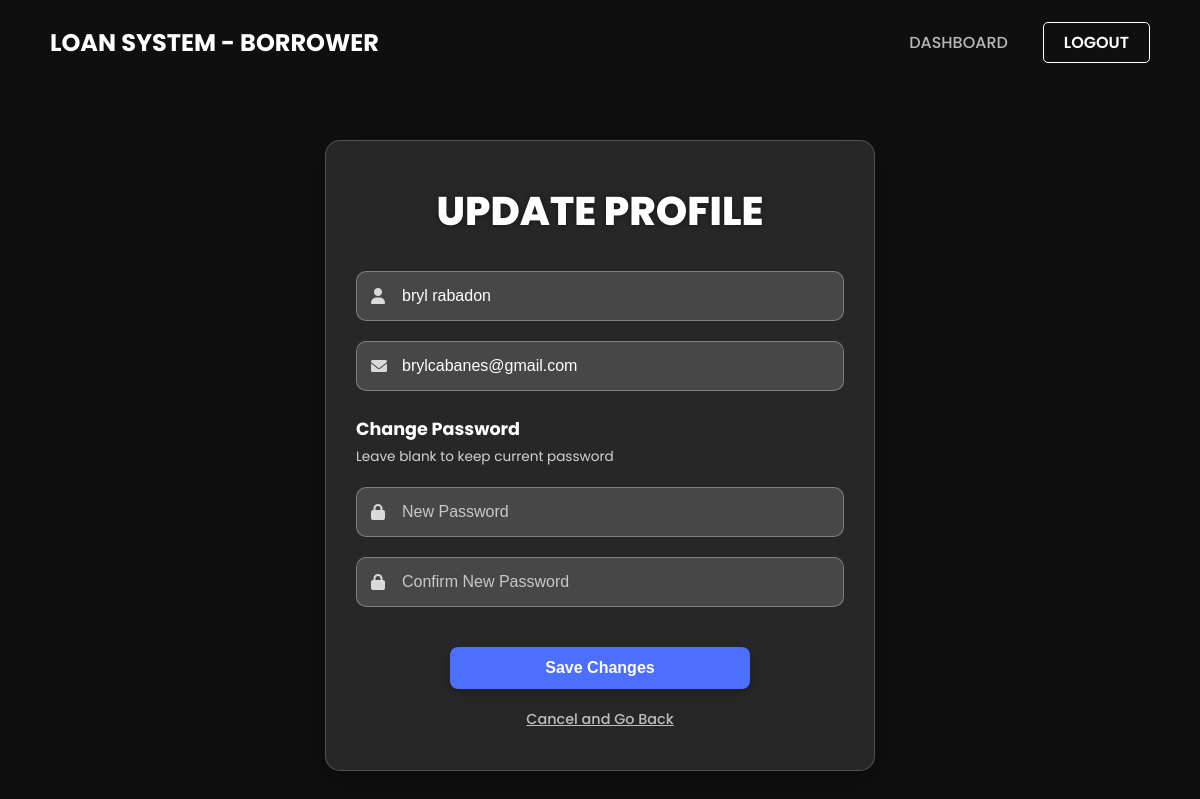
Page /update_profile (signed in) on the earlier database version.
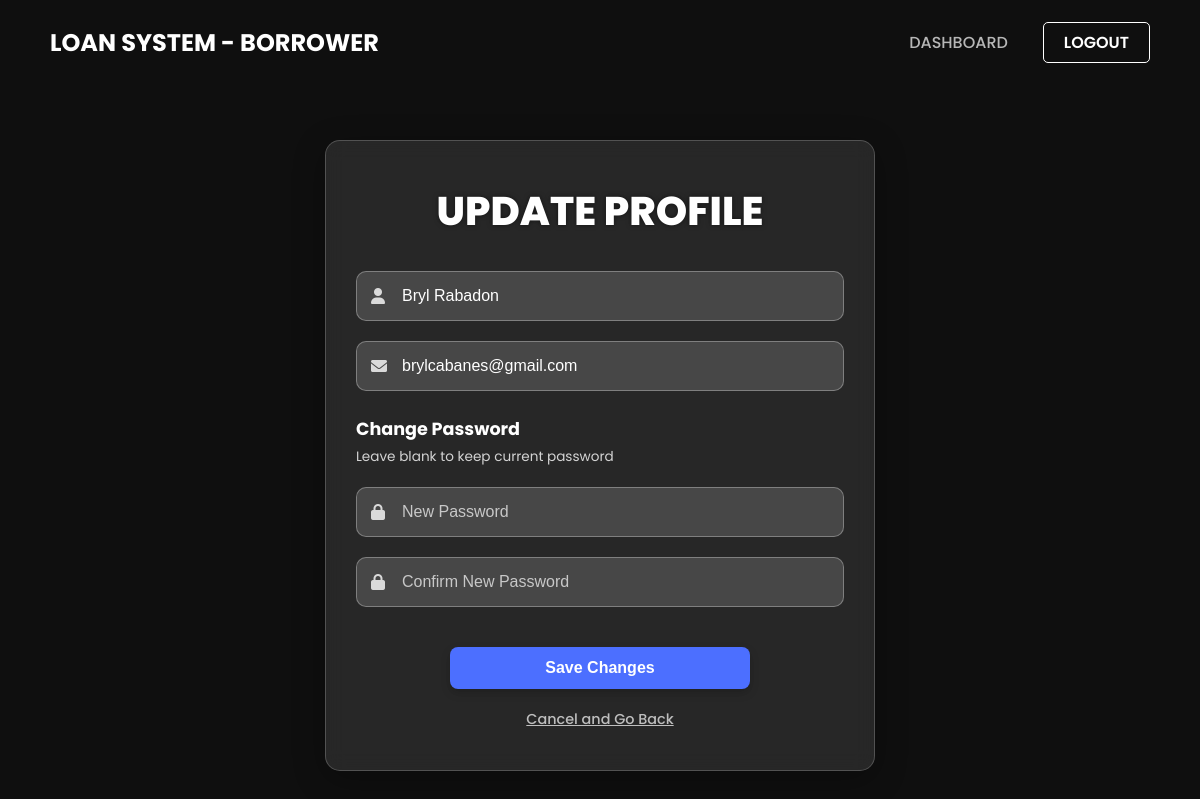
Same page on the later database version.
### models/user.py (models this page shows, shortened)
class UserModel(db.Model):
    __tablename__ = 'user'
    id = db.Column(db.Integer, primary_key=True)
    fullname = db.Column(db.String(150), nullable=False)
    email = db.Column(db.String(150), unique=True, nullable=False)
    password = db.Column(db.String(256), nullable=False)
    role = db.Column(db.String(50), nullable=False)
    is_approved = db.Column(db.Boolean, default=False, nullable=False)
    posts = db.relationship('PostModel', backref='author', lazy=True)
    loans = db.relationship('LoanModel', backref='borrower', lazy=True)

### bryl.py (the view)
    def decorated_function(*args, **kwargs):
        if 'user_id' not in session:
            flash("You must be logged in to access that page.", "warning")
            return redirect(url_for('home'))
        return f(*args, **kwargs)

### bryl.py (called while the page is built, shortened)
@bryl.context_processor
def inject_user_data():
    return dict(
        session=session,
        fullname=session.get('fullname'),
        role=session.get('role')
    )

def login_required(f):
    def decorated_function(*args, **kwargs):
        if 'user_id' not in session:
            flash("You must be logged in to access that page.", "warning")
            return redirect(url_for('home'))
        return f(*args, **kwargs)
    decorated_function.__name__ = f.__name__  # Fix for flask endpoint naming
    return decorated_function

@bryl.route("/update_profile", methods=['GET', 'POST'])
@login_required
def update_profile():
    user_id = session['user_id']
    user = user_repo.get_user_by_id(user_id)
    return render_template("update_profile.html", user=user)

### models/user.py (called while the page is built)
    def get_user_by_id(self, user_id):
        with current_app.app_context(): # FIX: Added app_context
            return UserModel.query.get(user_id)

### templates/update_profile.html (shortened to what this page needs)
<!DOCTYPE html>
<html lang="en">
<head>
    <link rel="stylesheet" href="{{ url_for('static', filename='style.css') }}">
    <link rel="stylesheet" href="https://cdnjs.cloudflare.com/ajax/libs/font-awesome/6.0.0-beta3/css/all.min.css">
</head>
<body class="admin-page-body">
    <nav class="dashboard-nav top-nav">
        <div class="logo">LOAN SYSTEM - {{ session.get('role', 'Borrower').upper() }}</div>
        <ul class="nav-links-top">
            <li><a href="{{ url_for('dashboard') }}" style="border-bottom: 2px solid transparent;">DASHBOARD</a></li>
            <li><a href="{{ url_for('logout') }}" class="btn-nav">LOGOUT</a></li>
        </ul>
    </nav>
    <div class="standalone-wrapper">
        <div class="dark-card styled-form-container">
            <h2>Update Profile</h2>
            <form action="{{ url_for('update_profile') }}" method="post">
                <div class="form-group">
                    <i class="fas fa-user input-icon"></i>
                    <input type="text" id="fullname" name="fullname" placeholder="Full Name" value="{{ session.get('fullname', user.fullname) }}" required>
                </div>
                <div class="form-group">
                    <i class="fas fa-envelope input-icon"></i>
                    <input type="email" id="email" name="email" placeholder="Email Address" value="{{ session.get('email', user.email) }}" readonly>
                </div>
                <p class="password-change-title form-section-title">Change Password</p>
                <p class="password-change-note form-section-note">Leave blank to keep current password</p>
                <div class="form-group">
                    <i class="fas fa-lock input-icon"></i>
                    <input type="password" id="password" name="password" placeholder="New Password">
                </div>
                <div class="form-group">
                    <i class="fas fa-lock input-icon"></i>
                    <input type="password" id="confirm_password" name="confirm_password" placeholder="Confirm New Password">
                </div>
                <button type="submit" class="dark-card-submit-button blue-btn">Save Changes</button>
                <div class="form-links action-link">
                    <a href="{{ url_for('dashboard') }}">Cancel and Go Back</a>
                </div>
            </form>
        </div>
    </div>
</body>
</html>

Differences in the rows shown:
changed UserModel "BORROWER": fullname "bryl rabadon" → "Bryl Rabadon"
